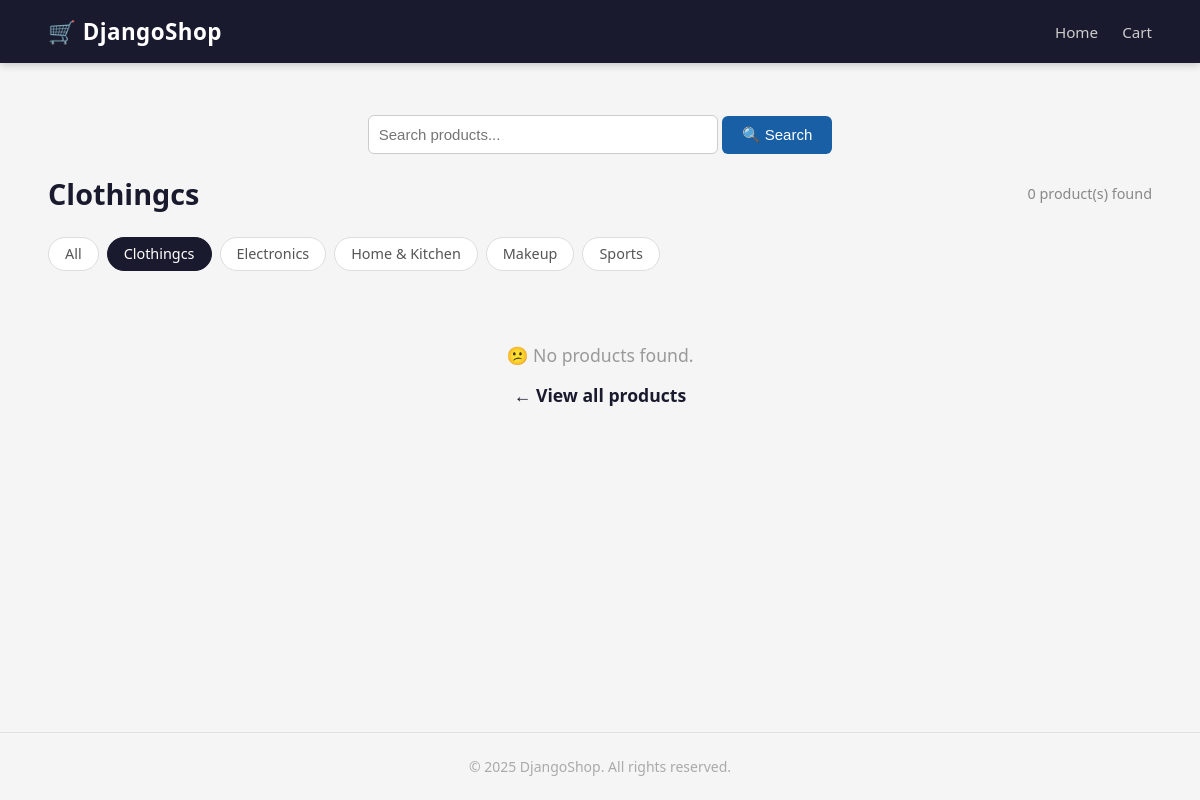
/?category=Clothing, run on the app's committed database.
### store/models.py (models this page shows, shortened)
class BaseModel(models.Model):
    id = models.UUIDField(primary_key=True, default=uuid.uuid4, editable=False)
    created_at = models.DateTimeField(auto_now_add=True)
    updated_at = models.DateTimeField(auto_now=True)
    class Meta:
        abstract = True

class Category(BaseModel):
    name = models.CharField(max_length=200, unique=True)
    slug = models.SlugField(max_length=200, unique=True)
    image = models.ImageField(upload_to='categories/', blank=True, null=True)
    class Meta:
        verbose_name_plural = 'Categories'
        ordering = ['name']

### store/views.py (the view)
def index(request):
    products   = Product.objects.filter(is_available=True)
    categories = Category.objects.all()
    category_slug = request.GET.get('category')
    search_query  = request.GET.get('search', '')
    active_category = None
    if category_slug:
        active_category = get_object_or_404(Category, slug=category_slug)
        products = products.filter(category=active_category)
    if search_query:
        products = products.filter(name__icontains=search_query)
    for product in products:
        if product.stock <= 0:
            product.is_available = False
            product.save()
    context = {
        'products':        products,
        'categories':      categories,
        'active_category': active_category,
        'search_query':    search_query,
    }
    return render(request, 'store/index.html', context)

### cart/cart.py (called while the page is built)
    def get_item_count(self):
        return sum(item['quantity'] for item in self.cart.values())

### cart/context_processors.py (called while the page is built)
def cart_context(request):
    cart = Cart(request)
    return {
        'cart':       cart,
        'cart_count': cart.get_item_count(),
    }

### store/context_processors.py (called while the page is built)
def cart_item_count(request):
    cart = request.session.get('cart', {})
    count = sum(item['quantity'] for item in cart.values())
    return {'cart_item_count': count}

### templates/store/index.html (shortened to what this page needs)
{% extends 'base.html' %}
{% block content %}
<div style="text-align:center; margin:20px auto; max-width:500px; position:relative;">
  <form method="GET" action="/">
    <input type="text" name="search" id="search-input"
      value="{{ search_query }}"
      placeholder="Search products..."
      autocomplete="off"
      style="width:70%; padding:10px; font-size:15px; border:1px solid #ccc; border-radius:6px;">
    <button type="submit"
      style="padding:10px 20px; background:#185FA5; color:white; border:none; border-radius:6px; font-size:15px; cursor:pointer;">
      🔍 Search
    </button>
  </form>
</div>
<div class="page-header">
    <h1>
        {% if active_category %}
            {{ active_category.name }}
        {% else %}
            All Products
        {% endif %}
    </h1>
    <p class="product-count">{{ products.count }} product(s) found</p>
</div>
<div class="category-bar">
    <a href="/"
       class="category-chip {% if not active_category %}active{% endif %}">
        All
    </a>
    {% for cat in categories %}
        <a href="/?category={{ cat.slug }}"
           class="category-chip {% if active_category.slug == cat.slug %}active{% endif %}">
            {{ cat.name }}
        </a>
    {% endfor %}
</div>
<div class="product-grid">
    {% for product in products %}
        <a href="{% url 'product_detail' product.slug %}" class="product-card">
            {% with product.images.first as img %}
                {% if img %}
                    <img src="{{ img.image.url }}" alt="{{ product.name }}">
                {% else %}
                    <div class="no-image">📦 No Image</div>
                {% endif %}
            {% endwith %}
            <div class="card-body">
                <p class="category-tag">{{ product.category.name }}</p>
                <h3 class="product-title">{{ product.name }}</h3>
                {% if product.stock <= 0 %}
  <span style="background:red; color:white; padding:4px 10px; border-radius:4px; font-size:12px;">
    Out of Stock
  </span>
{% else %}
  <span style="background:green; color:white; padding:4px 10px; border-radius:4px; font-size:12px;">
    In Stock ({{ product.stock }})
  </span>
{% endif %}
                <div class="price-area">
                    {% if product.premium_price %}
                        <span class="old-price">BDT{{ product.base_price }}</span>
                        <span class="price">BDT{{ product.premium_price }}</span>
                    {% else %}
                        <span class="price">BDT{{ product.base_price }}</span>
                    {% endif %}
                </div>
                <p class="stock-badge {% if product.stock > 0 %}in-stock{% else %}out-stock{% endif %}">
                    {% if product.stock > 0 %}
                        ✅ In Stock ({{ product.stock }})
                    {% else %}
                        ❌ Out of Stock
                    {% endif %}
                </p>
            </div>
        </a>
    {% empty %}
        <div class="empty-state">
            <p>😕 No products found.</p>
            {% if active_category %}
                <a href="/">← View all products</a>
            {% endif %}
        </div>
    {% endfor %}
</div>
{% endblock %}

### static/css/style.css (style rules this page uses)
*, *::before, *::after { box-sizing: border-box; margin: 0; padding: 0; }
body { font-family: 'Segoe UI', Tahoma, Geneva, Verdana, sans-serif; background: #f5f5f5; color: #333; min-height: 100vh; display: flex; flex-direction: column; }
.page-header { margin-bottom: 1.5rem; display: flex; justify-content: space-between; align-items: center; flex-wrap: wrap; gap: 0.5rem; }
.page-header h1 { font-size: 1.8rem; color: #1a1a2e; }
.product-count { font-size: 0.9rem; color: #888; }
.category-bar { display: flex; gap: 0.5rem; flex-wrap: wrap; margin-bottom: 1.5rem; }
.category-chip { padding: 0.4rem 1rem; background: #ffffff; border: 1px solid #ddd; border-radius: 20px; text-decoration: none; color: #555; font-size: 0.9rem; transition: all 0.2s; }
.category-chip:hover, .category-chip.active { background: #1a1a2e; color: #ffffff; border-color: #1a1a2e; }
.product-grid { display: grid; grid-template-columns: repeat(auto-fill, minmax(240px, 1fr)); gap: 1.5rem; }
.empty-state { grid-column: 1 / -1; text-align: center; padding: 3rem; color: #999; font-size: 1.1rem; }
.empty-state a { display: inline-block; margin-top: 1rem; color: #1a1a2e; font-weight: 600; text-decoration: none; }

### data on the page
Category: name "Clothingcs"
Category: name "Electronics"
Category: name "Home & Kitchen"
Category: name "Makeup"
Category: name "Sports"

### other printed values
{{ products.count }} "0"
